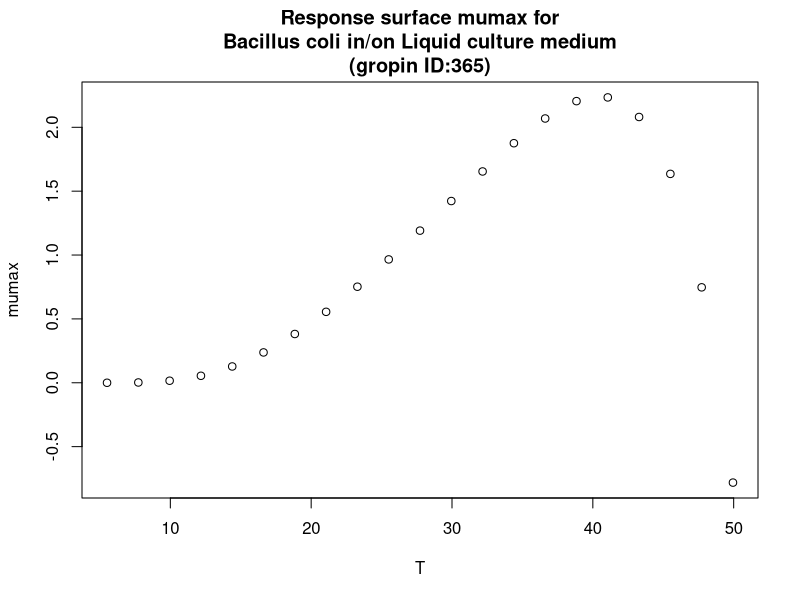

Write the R code that produced this figure.
#############################
# start of Parameter script
#############################
T <- seq(5.5055,49.95004995005,length.out=21)
#############################
# end of Parameter script
#############################
############################# 
# start of Model script Gropin ID 365 
#############################
 
# constant coefficients for this model
 
variables <- data.frame(T)
argumentsPar <- expand.grid(variables)
 
# heart of the model
response_surface <- function(T) {
   mumax <-(13.29*exp(-66.87/T))-(327509*exp(-561.87/T))

return(mumax=mumax)
} 

# output parameters
responseSurface <- cbind(argumentsPar,response_surface(argumentsPar['T']))
colnames(responseSurface) <- c(colnames(argumentsPar),'mumax')
#############################
# End of Model script
#############################
############################# 
# start of Visualisation script Gropin ID 365 
#############################
plot(T,responseSurface$'mumax',xlab='T',
                          ylab='mumax',main='Response surface mumax for
Bacillus coli in/on Liquid culture medium
(gropin ID:365)')
#############################
# End of Visualisation script
#############################
